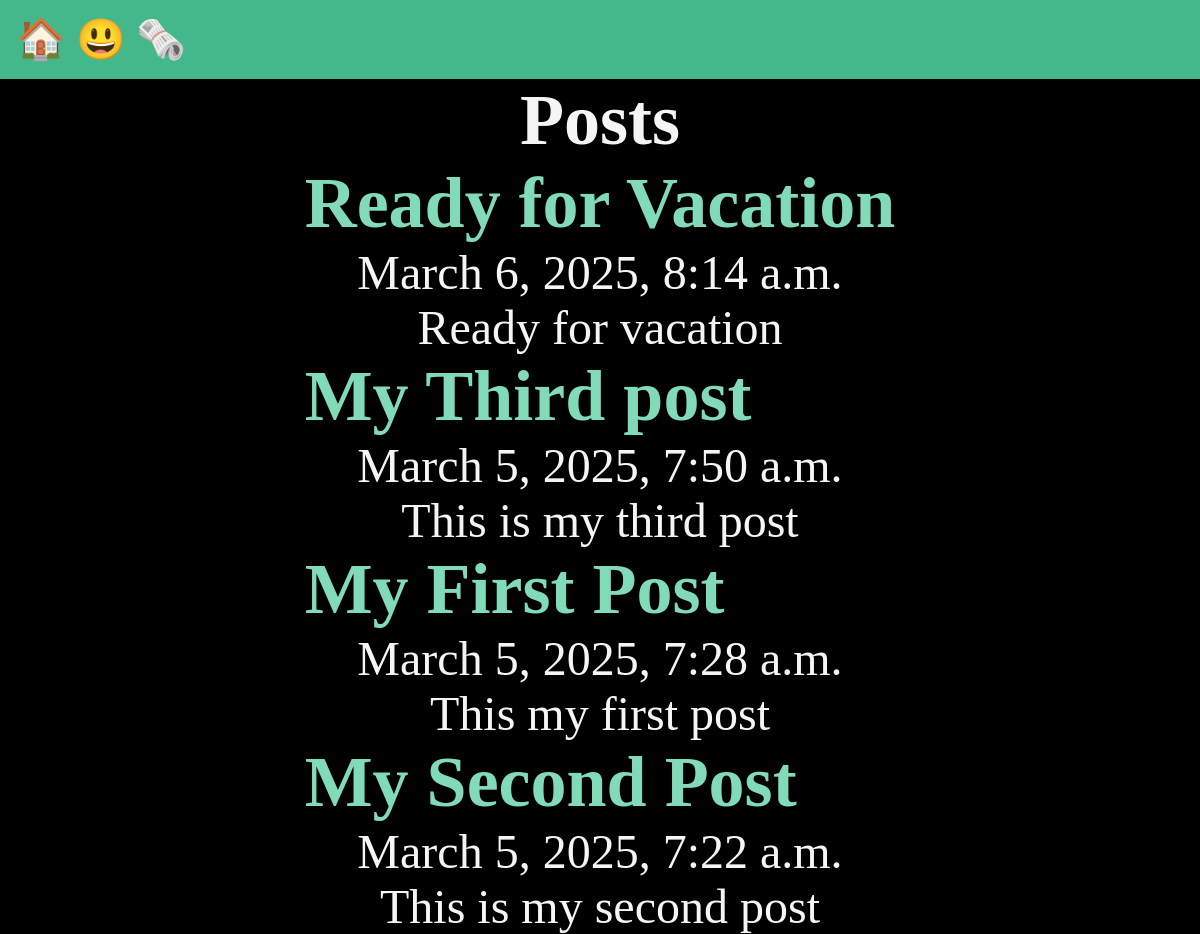
/posts/, run on the app's committed database.
### posts/models.py (models this page shows, shortened)
class Post(models.Model):
    title = models.CharField(max_length=75)
    body = models.TextField()
    slug = models.SlugField()
    date = models.DateTimeField(auto_now_add=True) #dateTime stamp will be added every time a user enters a post
    banner = models.ImageField(default='profile_picture.jpg', blank=True)

### posts/views.py (the view)
# urls.py: path('', views.posts_list, name = 'list'),
def posts_list(request):
    posts = Post.objects.all().order_by('-date')
    return render(request, 'posts/posts_list.html', {'posts' : posts})

### posts/templates/posts/posts_list.html (shortened to what this page needs)
{% extends "layout.html" %}
{%block content %}
  <section>
    <h1>Posts</h1>
    {% for post in posts %}
      <article class = "post">
        <h2>
          <a href="{% url 'posts:page' slug=post.slug%}">
          {{post.title}}
          </a>
        </h2>
        <p>{{post.date}}</p>
        <p>{{post.body}}</p>
      </article>
    {% endfor %}
  </section>
{% endblock %}

### templates/layout.html (shortened to what this page needs)
<!DOCTYPE html>
{%load static%}
<html lang="en">
  <head>
    <link rel="stylesheet" href="{% static 'css/styles.css'%}" />
  </head>
  <body>
    <nav>
      <a href="/">
        <span role = "img" aria-label = 'Home'> 🏠 </span>
       <a>
      <a href="/about">
        <span role = "img" aria-label = 'smiling face'> 😃 </span>
      </a>
      <a href="{% url 'posts:list' %}">
        <span role = "img" aria-label = 'newpaper'> 🗞️ </span>
      </a>
    </nav>
    <main>{%block content%} {%endblock%}</main>
  </body>
</html>

### static/css/styles.css (style rules this page uses)
* { margin: 0; padding: 0; box-sizing: border-box; }
body { min-height: 100vh; background-color: black; color: whitesmoke; font-size: 3rem; display: flex; flex-flow: column; }
nav { padding: 1rem; background-color: #44b78b; color: white; font-size: 2.5rem; }
main { flex-grow: 1; display: grid; place-content: center; }
h1, p { text-align: center; }
a { text-decoration: none; color: #81dbb8; }

### data on the page
Post: title "Ready for Vacation", date "March 6, 2025, 8:14 a.m.", body "Ready for vacation"
Post: title "My Third post", date "March 5, 2025, 7:50 a.m.", body "This is my third post"
Post: title "My First Post", date "March 5, 2025, 7:28 a.m.", body "This my first post"
Post: title "My Second Post", date "March 5, 2025, 7:22 a.m.", body "This is my second post"
